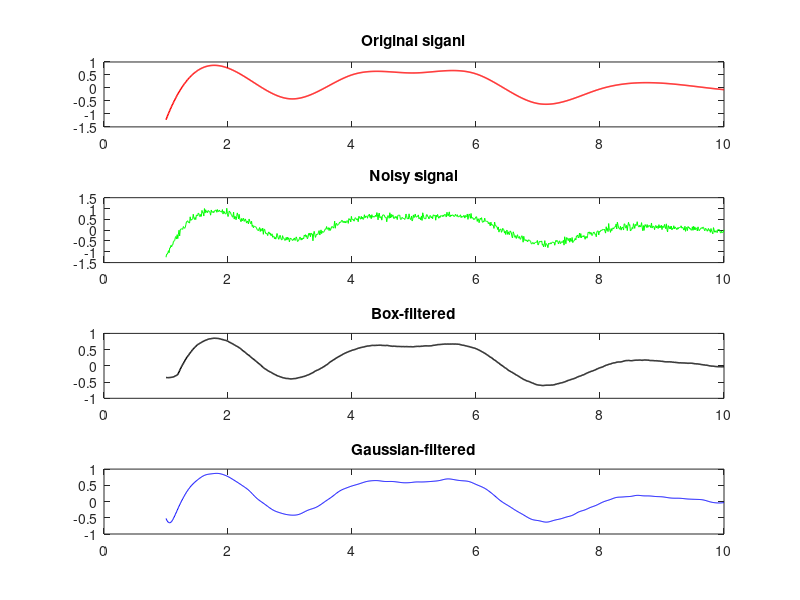

This chart was generated by the following MATLAB code:
t = 1:10;
rng(0);
y = randn(1,10);

tnew = 1:0.01:10;
ynew = interp1(t,y,tnew, 'spline');

w = 40;
ynoisy = awgn(ynew,15,'measured');
filtered = conv(ynoisy, ones(1,w)/w, 'same');

sigma = w/6;
gaussian_filter = fspecial('gaussian', [1, w], sigma);
gFiltered = conv(ynoisy, gaussian_filter, 'same');

subplot(4,1,1)
plot(tnew, ynew,'r', 'LineWidth', 1.1)
title('Original siganl')

subplot(4,1,2)
plot(tnew, ynoisy, 'g')
title('Noisy signal')

subplot(4,1,3)
plot(tnew, filtered, 'k', 'LineWidth', 1.1)
title('Box-filtered')

subplot(4,1,4)
plot(tnew, gFiltered, 'b')
title('Gaussian-filtered')
